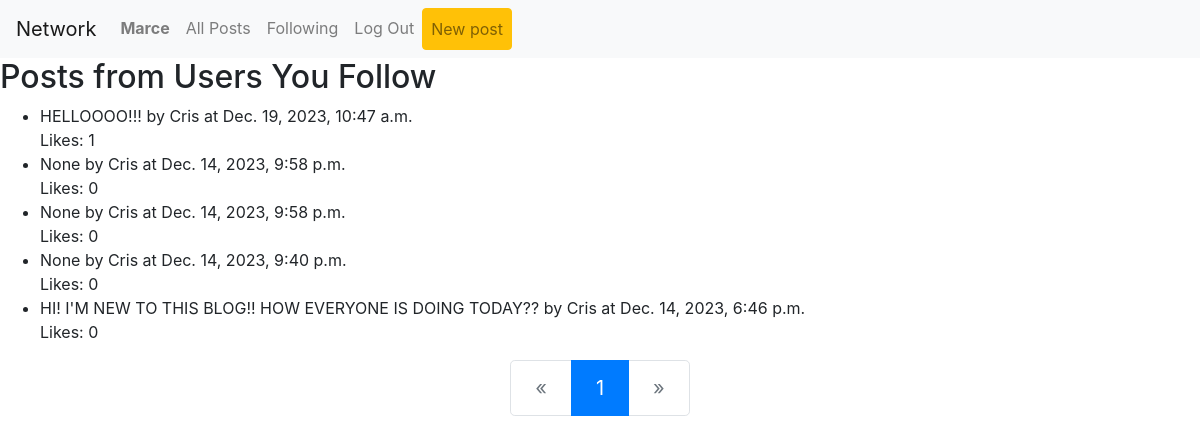
The page /following/ (signed in) on the database as committed earlier.
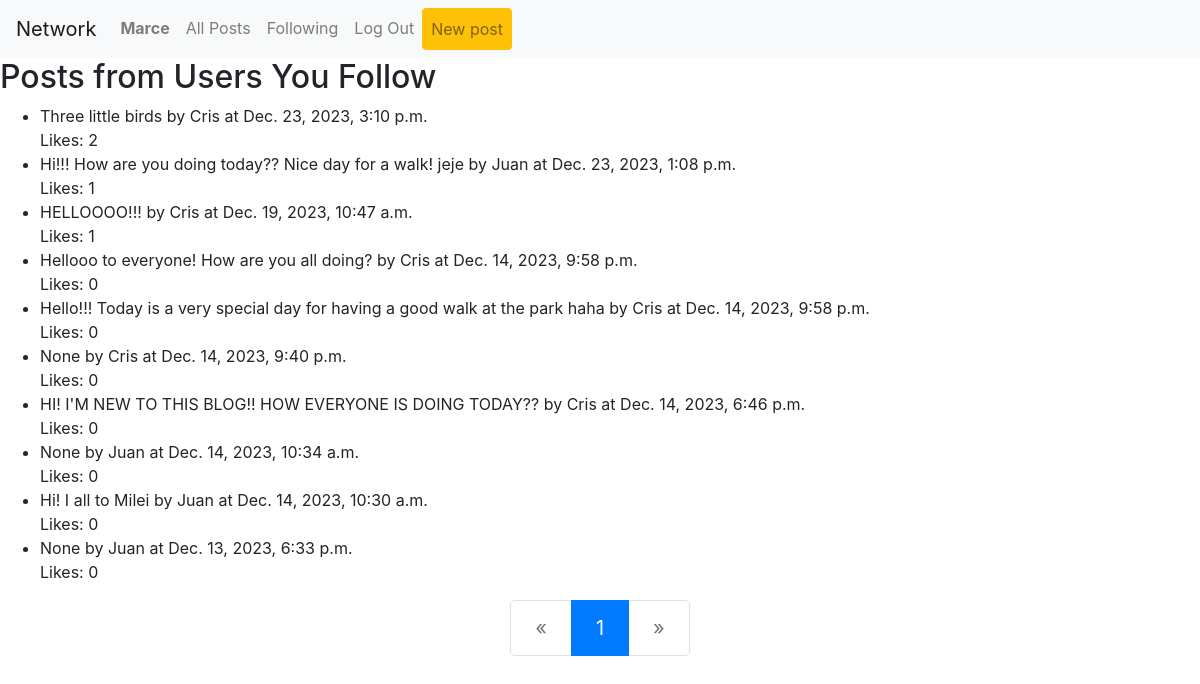
The same page on the database as committed later.
### network/models.py (models this page shows, shortened)
class Post(models.Model):
    post = models.CharField(max_length=280, null=True, blank=True)
    created_by = models.ForeignKey(User, on_delete=models.CASCADE)
    created_date = models.DateTimeField(auto_now_add=True)
    likes = models.ManyToManyField(User, blank=True, related_name="liked_user", verbose_name="Likes")

class User(AbstractUser):
    pass
    def __str__(self):
        return f"{self.username}"

### network/views.py (the view)
# urls.py: path('following/', views.following_posts, name="following"),
@login_required
def following_posts(request):
    user_profile = UserProfile.objects.get(user=request.user)
    following_users = user_profile.following_users.all()
    posts = Post.objects.filter(created_by__in=following_users).order_by("-created_date")
    paginator = Paginator(posts, 10)
    if request.GET.get("page") != None:
        try:
            posts = paginator.page(request.GET.get("page"))
        except:
            posts = paginator.page(1)
    else:
        posts = paginator.page(1)
    return render(request, 'network/following.html', {'posts': posts})

### network/templates/network/following.html (shortened to what this page needs)
{% extends "network/layout.html" %}
{% block body %}
<h2>Posts from Users You Follow</h2>
{% if posts %}
  <ul>
    {% for post in posts %}
      <li>
        {{ post.post }} by {{ post.created_by }} at {{ post.created_date }}
        <br>
        Likes: {{ post.likes.count }}
      </li>
    {% endfor %}
  </ul>
{% else %}
  <p>No posts available.</p>
{% endif %}
<div class="d-flex justify-content-center my-3">
  <nav aria-label="Page navigation">
      <ul class="pagination pagination-lg">
          {% if posts.has_previous %}
          <li class="page-item">
              <a class="page-link" href="?page={{ posts.previous_page_number }}" aria-label="Previous">
                  <span aria-hidden="true">&laquo;</span>
                  <span class="sr-only">Previous</span>
              </a>
          </li>
          {% else %}
          <li class="page-item disabled">
              <a class="page-link" href="#" aria-label="Previous">
                  <span aria-hidden="true">&laquo;</span>
              </a>
          </li>
          {% endif %}
          {% for i in posts.paginator.page_range %}
          <li class="page-item {% if i == posts.number %}active{% endif %}">
              <a class="page-link" href="?page={{ i }}">{{ i }}</a>
          </li>
          {% endfor %}
          {% if posts.has_next %}
          <li class="page-item">
              <a class="page-link" href="?page={{ posts.next_page_number }}" aria-label="Next">
                  <span aria-hidden="true">&raquo;</span>
                  <span class="sr-only">Next</span>
              </a>
          </li>
          {% else %}
          <li class="page-item disabled">
              <a class="page-link" href="#" aria-label="Next">
                  <span aria-hidden="true">&raquo;</span>
              </a>
          </li>
          {% endif %}
      </ul>
  </nav>
</div>
{% endblock %}

Rows that differ between the two databases and show on the page:
added Post: post "Three little birds", created_by "Cris", created_date "Dec. 23, 2023, 3:10 p.m.", likes.count "2"
added Post: post "Hi!!! How are you doing today?? Nice day for a walk! jeje", created_by "Juan", created_date "Dec. 23, 2023, 1:08 p.m.", likes.count "1"
changed Post: post "None" → "Hellooo to everyone! How are you all doing?"
changed Post: post "None" → "Hello!!! Today is a very special day for having a good walk at the park haha"
now on this page (row edited): Post: post "None", created_by "Juan", created_date "Dec. 14, 2023, 10:34 a.m.", likes.count "0"
now on this page (row unchanged): Post: post "Hi! I all to Milei", created_by "Juan", created_date "Dec. 14, 2023, 10:30 a.m.", likes.count "0"
now on this page (row unchanged): Post: post "None", created_by "Juan", created_date "Dec. 13, 2023, 6:33 p.m.", likes.count "0"
